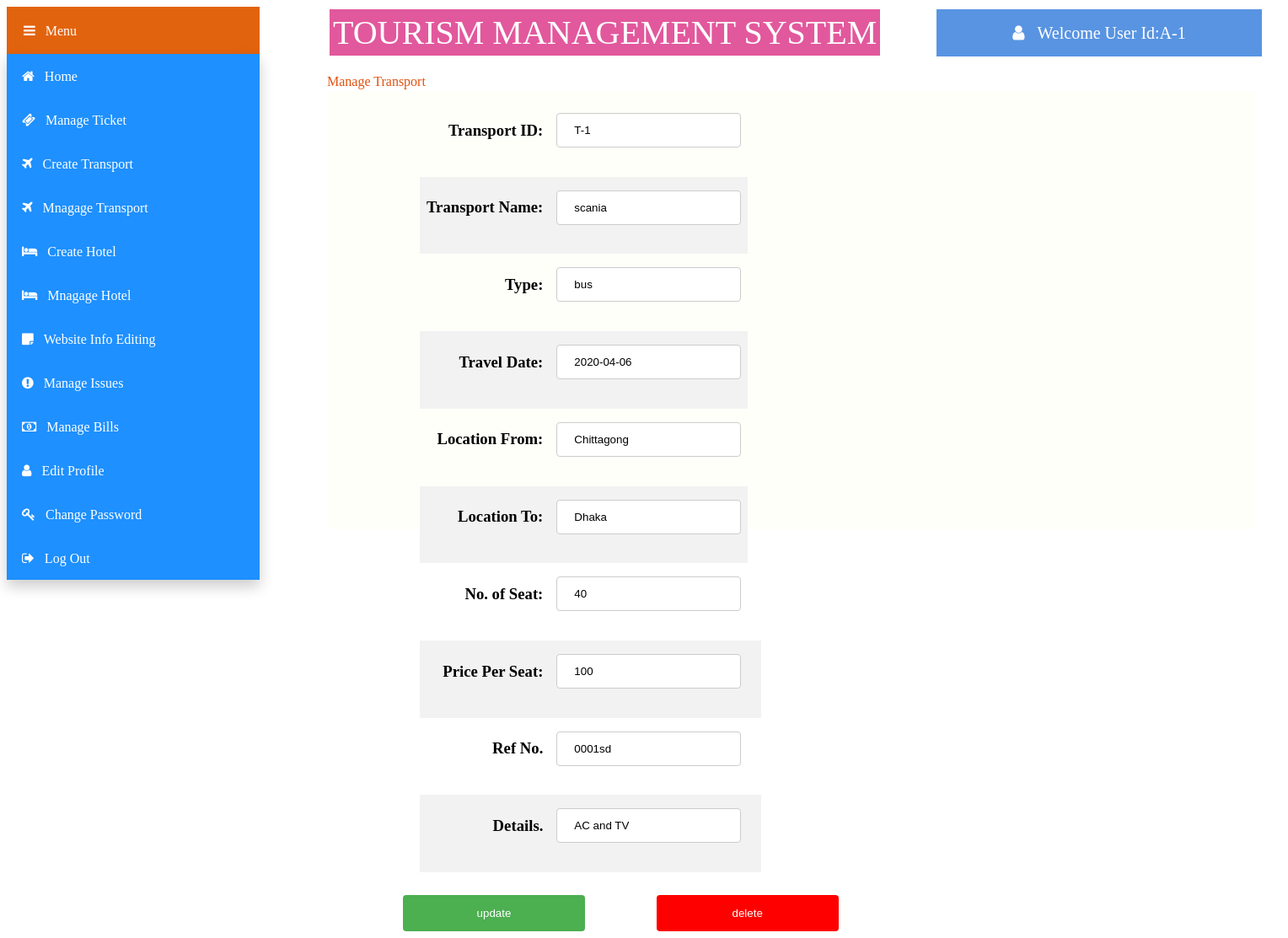
The app's page /views/Manager/updatetransport.php?id=T-1 (signed in) with its own data.
### tables this page shows
CREATE TABLE `transport` (
  `tr_id` varchar(50) NOT NULL,
  `name` varchar(50) NOT NULL,
  `type` varchar(50) NOT NULL,
  `traveldate` date NOT NULL,
  `location_f` varchar(50) NOT NULL,
  `location_t` varchar(50) NOT NULL,
  `ref` varchar(50) NOT NULL,
  `seat_no` varchar(50) NOT NULL,
  `price` varchar(50) NOT NULL,
  `details` varchar(50) NOT NULL,
  `count` int(50) NOT NULL,
  `e_id` varchar(50) NOT NULL,
  `status` varchar(50) DEFAULT NULL
);

### models/database.php (called while the page is built, shortened)
<?php
	 $serverName="localhost";
	 $userName="root";
	 $password="";
	 $dbName="tms";
	function get($query)
	{
        $data=array();
		global $serverName,$userName,$password,$dbName;
		$conn = mysqli_connect( $serverName, $userName, $password, $dbName);
        $result=mysqli_query($conn,$query);
        if(mysqli_num_rows($result) > 0)
        {
            while($row = mysqli_fetch_assoc($result))
            {
                $entity=array();
                foreach($row as $k=>$v)
                {
                    $entity[$k] = $row[$k];
                }
                $data[] = $entity;
            }
        }
		return $data;
	}
?>

### controllers/transportController.php (called while the page is built, shortened)
<?php
    require_once '../../models/database.php';
    function getTransport($id)
	{
		$query="SELECT * FROM transport WHERE tr_id='$id'";
		$tran=get($query);
		return $tran[0];
    }
?>

### views/Manager/updatetransport.php (the view, shortened to what this page needs)
<?php
    include '../../controllers/transportController.php';
       $tid = $_GET["id"];
    $tran=getTransport($tid);
    $err_price="";
    $err_feature="";
?>
<html>
    <head>
        <link rel="stylesheet" href="https://cdnjs.cloudflare.com/ajax/libs/font-awesome/4.7.0/css/font-awesome.min.css">
        <link rel="stylesheet" type="text/css" href="css/createtransport.css">
    </head>
    <body>
        <div class="title" >TOURISM MANAGEMENT SYSTEM
        </div>
        <div class="dropdown">
            <button class="dropbtn"><i class="fa fa-bars">&nbsp;&nbsp;&nbsp;Menu</i></button>
                <div class="dropdown-content">
                    <button class="btn" onClick="location.href='home.php'" value='home'><i class="fa fa-home">&nbsp;&nbsp;&nbsp;Home</i></button><br>
                    <button class="btn" onClick="location.href='manageticket.php'" value='manageticket'><i class="fa fa-ticket">&nbsp;&nbsp;&nbsp;Manage Ticket</i></button><br>
                    <button class="btn" onClick="location.href='createtransport.php'" value='createtransport'><i class="fa fa-plane">&nbsp;&nbsp;&nbsp;Create Transport</i></button><br>
                    <button class="btn" onClick="location.href='managetransport.php'" value='managetransport'><i class="fa fa-plane">&nbsp;&nbsp;&nbsp;Mnagage Transport</i></button><br>
                    <button class="btn" onClick="location.href='createhotel.php'" value='createhotel'><i class="fa fa-bed">&nbsp;&nbsp;&nbsp;Create Hotel</i></button><br>
                    <button class="btn" onClick="location.href='managehotel.php'" value='managehotel'><i class="fa fa-bed">&nbsp;&nbsp;&nbsp;Mnagage Hotel</i></button><br>
                    <button class="btn" onClick="location.href='webinfoediting.php'" value='webinfoediting' ><i class="fa fa-sticky-note">&nbsp;&nbsp;&nbsp;Website Info Editing</i></button><br>
                    <button class="btn" onClick="location.href='manageissue.php'" value='manageissue'><i class="fa fa-exclamation-circle">&nbsp;&nbsp;&nbsp;Manage Issues</i></button><br>
                    <button class="btn" onClick="location.href='managebill.php'" value='managebill'><i class="fa fa-money">&nbsp;&nbsp;&nbsp;Manage Bills</i></button><br>
                    <button class="btn" onClick="location.href='editprofile.php'" value='editprofile'><i class="fa fa-user">&nbsp;&nbsp;&nbsp;Edit Profile</i></button><br>
                    <button class="btn" onClick="location.href='changepassword.php'" value='changepassword'><i class="fa fa-key">&nbsp;&nbsp;&nbsp;Change Password</i></button><br>
                    <button class="btn"  onClick=" location.href='../logout.php'"><i class="fa fa-sign-out">&nbsp;&nbsp;&nbsp;Log Out</i></button><br>
                </div>
        </div>
        <div class="welcome" ><i class="fa fa-user">&nbsp;&nbsp;&nbsp;<?php echo "Welcome User Id:".$_SESSION["loggedinuser"];?></i>
        </div>
        <div class="text" >Manage Transport</i>
        </div>
        <form method="post" action="">
        <div class="panel">
        <table  >
                <tr>
                    <td> <h3>Transport ID:</h3></td>
                    <td><h3><input type="text" name="Tid" value="<?php echo $tran["tr_id"]?>"  readonly></h3></td>
                </tr>
                <tr>
                    <td> <h3>Transport Name:</h3></td>
                    <td><h3><input type="text" name="Tname" value="<?php echo $tran["name"]?>"  readonly ></h3></td>
                </tr>
                <tr>
                    <td> <h3>Type:</h3></td>
                    <td><h3><input type="text" name="type" value="<?php echo $tran["type"]?>"   readonly ></h3></td>
                </tr>
                <tr>
                    <td> <h3>Travel Date:</h3></td>
                    <td><h3><input type="text" name="date" value="<?php echo $tran["traveldate"]?>"   readonly ></h3></td>
                </tr>
                <tr>
                    <td> <h3>Location From:</h3></td>
                    <td style="text-align='right'"><h3><input type="text"  name="locf" value="<?php echo $tran["location_f"]?>"  readonly></h3></td>
                </tr>
                <tr>
                    <td> <h3>Location To:</h3></td>
                    <td style="text-align='right'"><h3><input type="text"  name="loct" value="<?php echo $tran["location_t"]?>"  readonly ></h3></td>
                </tr>
                <tr>
                    <td> <h3>No. of Seat:</h3></td>
                    <td style="text-align='right'"><h3><input type="text" name="seatno" value="<?php echo $tran["seat_no"]?>"  readonly ></h3></td>
                </tr>
                <tr>
                    <td> <h3>Price Per Seat:</h3></td>
                    <td style="text-align='right'"><h3><input type="text" name="price" value="<?php echo $tran["price"]?>"   placeholder="Price per Seat" ></h3></td>
                    <td><span style="color:red"><?php echo $err_price;?></span></td>
                </tr>
                <tr>
                    <td> <h3>Ref No.</h3></td>
                    <td style="text-align='right'"><h3><input type="text" name="ref" value="<?php echo $tran["ref"]?>"  readonly ></h3></td>
                </tr>
                <tr>
                    <td> <h3>Details.</h3></td>
                    <td style="text-align='right'"><h3><input type="text" name="details" value="<?php echo $tran["details"]?>"  placeholder="Detais." ></h3></td>
                    <td><span style="color:red"><?php echo $err_feature;?></span></td>
                </tr>
            </table>
            <h3><input type="submit" name="submit" value="update">  <input type="submit" name="delete" value="delete" style="background-color:red;"></h3>
    </div>
    </form>
    </body>
</html>

### views/Manager/css/createtransport.css (style rules this page uses)
.title { background-color: rgb(226, 88, 157); color: white; padding: 4px; min-width:400px; font-size: 40px; text-align: center; border: solid; margin-left:380px; position: absolute; }
.dropbtn { background-color: rgb(226, 99, 14); color: white; padding: 20px; min-width:300px; font-size: 16px; width:30%; text-align:left; border: none; cursor: pointer; }
.dropdown { position: absolute; display: inline-block; }
.dropdown-content { display: block; position: absolute; background-color: #2c2828; min-width: 300px; box-shadow: 0px 8px 16px 0px rgba(0,0,0,0.2); z-index: 1; }
.btn { background-color: DodgerBlue; border: none; color: white; padding: 18px; min-width:300px; font-size: 16px; text-align:left; cursor: pointer; }
.welcome { background-color: rgb(88, 148, 226); color: white; padding: 18px; min-width:350px; font-size: 20px; text-align: center; border: solid; margin-left:1100px; position: absolute; }
.text { color: rgb(226, 81, 14); margin-top: 80px; font-size: 16px; margin-left:380px; position: absolute; }
.panel { display: inline-block; background:rgb(255, 255, 250); min-height: 500px; min-width: 1080px; height: 100px; padding: 10px; border: navajowhite; margin-right: 30px; margin-left: 380px; margin-top:100px ; margin-bottom: 300px; }
input[type=text], select { width: 100%; padding: 12px 20px; margin: 8px 0; display: inline-block; border: 1px solid #ccc; border-radius: 4px; box-sizing: border-box; }
table { border-collapse: collapse; margin-left: 100px; align-items:right; }
th, td { text-align: right; padding: 8px; }
tr:nth-child(even) { background-color: #f2f2f2; }
input[type=submit] { width: 20%; background-color: #4CAF50; color: white; padding: 14px 10px; margin: 8px 0; border: none; border-radius: 4px; margin-left: 80px; cursor: pointer; }

### records on screen
transport: Tid "T-1", Tname "scania", type "bus", date "2020-04-06", locf "Chittagong", loct "Dhaka", seatno "40", price "100", ref "0001sd", details "AC and TV"

### other values on screen
$_SESSION["loggedinuser"] "A-1"
